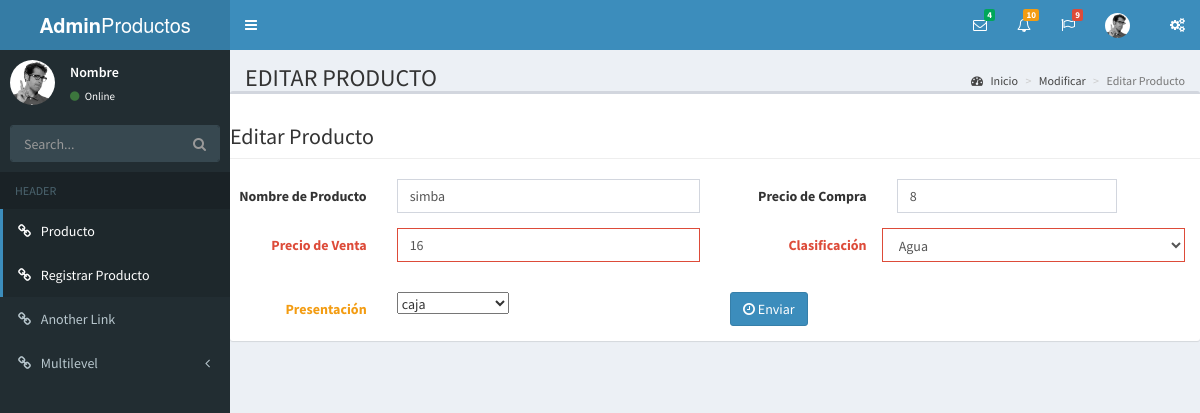
Screenshot of /paginas/modificar.php?id=5 with the database file from the repository.
### tables this page shows
CREATE TABLE `detalle` (
  `id` int(11) NOT NULL,
  `precio_compra` float NOT NULL,
  `precio_salida` float NOT NULL,
  `id_producto` int(11) DEFAULT NULL,
  `id_clasificacion` int(11) DEFAULT NULL
);

CREATE TABLE `producto` (
  `id` int(11) NOT NULL,
  `nombre` varchar(50) NOT NULL,
  `presentacion` varchar(150) NOT NULL
);

### incluir/funciones.php (called while the page is built, shortened)
<?php
function get_producto2($id){
	global $pdo;
	$sql = 'SELECT producto.*, detalle.*, clasificacion.clasificacion
			FROM producto
			LEFT JOIN detalle on detalle.id_producto = producto.id
  		 	LEFT JOIN clasificacion on clasificacion.id = detalle.id_clasificacion
			where producto.id = :id';
	$statement = $pdo->prepare($sql);
	$statement->bindParam(':id', $id, PDO::PARAM_INT);
	$statement->execute();
	$producto = $statement->fetch(PDO::FETCH_ASSOC);
	return $producto;
}

### paginas/modificar.php (the view, shortened to what this page needs)
<?php
include '../incluir/funciones.php';
$producto = get_producto2($_GET['id']);
?>
<!DOCTYPE html>
<html>
<head>
  <link rel="stylesheet" href="../bootstrap/css/bootstrap.min.css">
  <link rel="stylesheet" href="https://cdnjs.cloudflare.com/ajax/libs/font-awesome/4.5.0/css/font-awesome.min.css">
  <link rel="stylesheet" href="https://cdnjs.cloudflare.com/ajax/libs/font-awesome/4.5.0/css/font-awesome.min.css">
  <link rel="stylesheet" href="https://cdnjs.cloudflare.com/ajax/libs/ionicons/2.0.1/css/ionicons.min.css">
  <link rel="stylesheet" href="../plugins/daterangepicker/daterangepicker.css">
  <link rel="stylesheet" href="../plugins/datepicker/datepicker3.css">
  <link rel="stylesheet" href="../plugins/iCheck/all.css">
  <link rel="stylesheet" href="../plugins/colorpicker/bootstrap-colorpicker.min.css">
  <link rel="stylesheet" href="../plugins/timepicker/bootstrap-timepicker.min.css">
  <link rel="stylesheet" href="../plugins/select2/select2.min.css">
  <link rel="stylesheet" href="../dist/css/AdminLTE.min.css">
  <link rel="stylesheet" href="../dist/css/skins/_all-skins.min.css">
</head>
<body class="hold-transition skin-blue sidebar-mini">
<div class="wrapper">
  <header class="main-header">
    <a href="../index.php" class="logo">
      <span class="logo-lg"><b>Admin</b>Productos</span>
    </a>
    <nav class="navbar navbar-static-top" role="navigation">
      <a href="#" class="sidebar-toggle" data-toggle="push-menu" role="button">
      </a>
     <div class="navbar-custom-menu">
        <ul class="nav navbar-nav">
          <li class="dropdown messages-menu">
            <a href="#" class="dropdown-toggle" data-toggle="dropdown">
              <i class="fa fa-envelope-o"></i>
              <span class="label label-success">4</span>
            </a>
          </li>
          <li class="dropdown notifications-menu">
            <a href="#" class="dropdown-toggle" data-toggle="dropdown">
              <i class="fa fa-bell-o"></i>
              <span class="label label-warning">10</span>
            </a>
          </li>
          <li class="dropdown tasks-menu">
            <a href="#" class="dropdown-toggle" data-toggle="dropdown">
              <i class="fa fa-flag-o"></i>
              <span class="label label-danger">9</span>
            </a>
          </li>
          <li class="dropdown user user-menu">
            <a href="#" class="dropdown-toggle" data-toggle="dropdown">
              <img src="../dist/img/user2-160x160.jpg" class="user-image" alt="User Image">
            </a>
          </li>
          <li>
            <a href="#" data-toggle="control-sidebar"><i class="fa fa-gears"></i></a>
          </li>
        </ul>
      </div>
    </nav>
  </header>
  <aside class="main-sidebar">
    <section class="sidebar">
      <div class="user-panel">
        <div class="pull-left image">
          <img src="../dist/img/user2-160x160.jpg" class="img-circle" alt="User Image">
        </div>
        <div class="pull-left info">
          <p>Nombre</p>
          <a href="#"><i class="fa fa-circle text-success"></i> Online</a>
        </div>
      </div>
      <form action="#" method="get" class="sidebar-form">
        <div class="input-group">
          <input type="text" name="q" class="form-control" placeholder="Search...">
          <span class="input-group-btn">
              <button type="submit" name="search" id="search-btn" class="btn btn-flat"><i class="fa fa-search"></i>
              </button>
            </span>
        </div>
      </form>
      <ul class="sidebar-menu" data-widget="tree">
        <li class="header">HEADER</li>
        <li class="active"><a href="../paginas/listar.php"><i class="fa fa-link"></i> <span>Producto</span></a></li>
        <li class="active"><a href="../paginas/registrar.php"><i class="fa fa-link"></i> <span>Registrar Producto</span></a></li>
        <li><a href="#"><i class="fa fa-link"></i> <span>Another Link</span></a></li>
        <li class="treeview">
          <a href="#"><i class="fa fa-link"></i> <span>Multilevel</span>
            <span class="pull-right-container">
                <i class="fa fa-angle-left pull-right"></i>
              </span>
          </a>
        </li>
      </ul>
    </section>
  </aside>
  <div class="content-wrapper">
   <section class="content-header">
      <h1>
        EDITAR PRODUCTO
      </h1>
      <ol class="breadcrumb">
        <li><a href="../index.php"><i class="fa fa-dashboard"></i> Inicio</a></li>
        <li><a href="modificar.php">Modificar</a></li>
        <li class="active">Editar Producto</li>
      </ol>
    </section>
          <div class="row">
	<div class="col-xs-12 col-sm-12">
		<div class="box">
			<div class="box-header">
			</div>
			<div class="box-content">
				<h4 class="page-header">Editar Producto</h4>
	<form class="form-horizontal" role="form" action="modificar.php?id=<?php echo $_GET['id'] ?>" method="POST" enctype="multipart/form-data" data-parsley-validate >
          <div class="form-group">
						<label class="col-sm-2 control-label">Nombre de Producto</label>
						<div class="col-sm-4">
							<input name="nombre" type="text" class="form-control" placeholder="Nombre de producto" data-toggle="tooltip" data-placement="bottom" title="...." value="<?php echo $producto['nombre'] ?>">
						</div>
						<label class="col-sm-2 control-label">Precio de Compra</label>
						<div class="col-sm-3">
							<input name="precio_compra" type="text" class="form-control" placeholder="Precio de ingreso" data-toggle="tooltip" data-placement="bottom" title="....." value="<?php echo $producto['precio_compra'] ?>">
						</div>
					</div>
					<div class="form-group has-error has-feedback">
  					   <label class="col-sm-2 control-label">Precio de Venta</label>
    						<div class="col-sm-4">
    							<input name="precio_salida" type="text" class="form-control" placeholder="Precio de salida" data-toggle="tooltip" data-placement="bottom" title="....." value="<?php echo $producto['precio_salida'] ?>">
    						</div>
                <label class="col-sm-2 control-label">Clasificación</label>
                <div class="form-group col-sm-4">
                <?php
                  $estados = [
                    'Agua','Soda','Vino','Licores'
                  ];
                  ?>
                  <select class="form-control " name="clasificacion">
                    <?php
                    foreach($estados as $estado){
                      $selected = '';
                      echo '<option value="'.$estado.'" '.$selected.'>'.$estado.'</option>';
                    }
                    ?>
                  </select>
                </div>
            </div>
          <div class="form-group has-warning has-feedback">
					<label class="col-sm-2 control-label">Presentación</label>
            <div class="col-sm-4">
                 <?php
                $estados = [
                  'caja','lata','botella vidrio','botella plastica'
                ];
                ?>
              <select class="selectpicker" name="presentacion" id="s2_with_tag" >
                 <?php
                foreach($estados as $estado){
                  $selected = '';
                  echo '<option value="'.$estado.'" '.$selected.'>'.$estado.'</option>';
                }
                ?>
              </select>
            </div>
					<div class="form-group">
						<div class="col-sm-2">
							<button  type="submit" class="btn btn-primary btn-label-left">
							<span><i class="fa fa-clock-o "></i></span>
								Enviar
							</button>
						</div>
					</div>
          </div>
				</form>
			</div>
		</div>
	</div>
</div>
</body>
</html>

### rows the page displays
detalle: nombre "simba", precio_compra "8", precio_salida "16"

### other values shown
form field clasificacion "Agua"
form field presentacion "caja"
